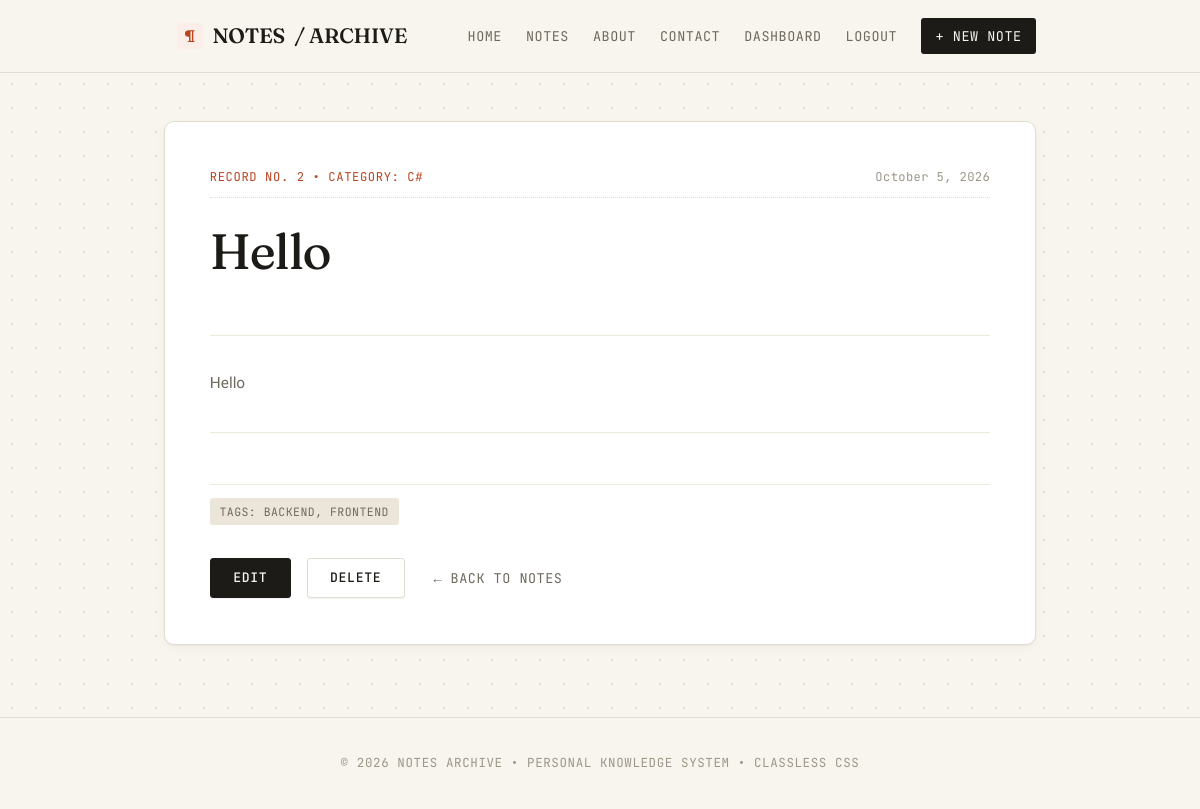
Page /notes/2/ (signed in) on the committed database.
### notes/models.py (models this page shows, shortened)
class Note(models.Model):
    STATUS_CHOICES = (
        ('draft', 'Draft'),
        ('published', 'Published'),
    )
    title = models.CharField(max_length=50)
    content = models.TextField(max_length=1000)
    status = models.CharField(
        max_length=50,
        choices=STATUS_CHOICES,
        default='draft',
    )
    created_at = models.DateTimeField(auto_now_add=True)
    updated_at = models.DateTimeField(auto_now=True)
    category = models.ForeignKey(
        Category,
        on_delete=models.PROTECT,
        related_name='notes',
    )
    tags = models.ManyToManyField(
        Tag,
        related_name='notes'
    )
    author = models.ForeignKey(
        settings.AUTH_USER_MODEL,
        on_delete=models.CASCADE,
        related_name='notes'
    )
    class Meta:
        verbose_name = 'Note'
        verbose_name_plural = 'Notes'
        ordering = ['-created_at']

class Category(models.Model):
    name = models.CharField(max_length=100, unique=True)
    slug = models.SlugField(max_length=100, unique=True)
    class Meta:
        verbose_name = 'Category'
        verbose_name_plural = 'Categories'
        ordering = ['name']
    def __str__(self):
        return self.name

class Tag(models.Model):
    name = models.CharField(max_length=100, unique=True)
    class Meta:
        verbose_name = 'Tag'
        verbose_name_plural = 'Tags'
        ordering = ['name']
    def __str__(self):
        return self.name

### notes/views.py (the view)
# urls.py: path('<int:note_id>/', views.note_detail, name='note_detail'),
@login_required
def note_detail(request: HttpRequest, note_id: int) -> HttpResponse:
    note = get_object_or_404(
        Note.objects.select_related('author', 'category').prefetch_related('tags'),
        pk=note_id
    )
    if note.author != request.user:
        return HttpResponseForbidden(
            "You can only see notes owned by yourself."
        )
    return render(request, 'notes/note_detail.html', {'note': note})

### templates/notes/note_detail.html (shortened to what this page needs)
{% extends "base.html" %}
{% block content %}
{% if note %}
    <article>
        <header>
            <small>Record No. {{ note.id }} &bull; Category: {{ note.category }}</small>
            <time>{{ note.created_at|date:"F j, Y" }}</time>
        </header>
        <h1>{{ note.title|title }}</h1>
        <div>
            <p>{{ note.content|linebreaks }}</p>
        </div>
        {% if note.tags.all %}
            <footer>
                <small>Tags: {{ note.tags.all|join:", " }}</small>
            </footer>
        {% endif %}
        <nav>
            <a role="button" href="{% url 'notes:note_edit' note.id %}">Edit</a>
            <a role="button" href="{% url 'notes:note_delete' note.id %}">Delete</a>
            <a href="{% url 'notes:notes_list' %}">← Back to Notes</a>
        </nav>
    </article>
{% endif %}
{% endblock %}

### rows in the picture
Note: id "2", category "C#", created_at "October 5, 2026", title "Hello", content "Hello", tags.all "BACKEND, FRONTEND"
